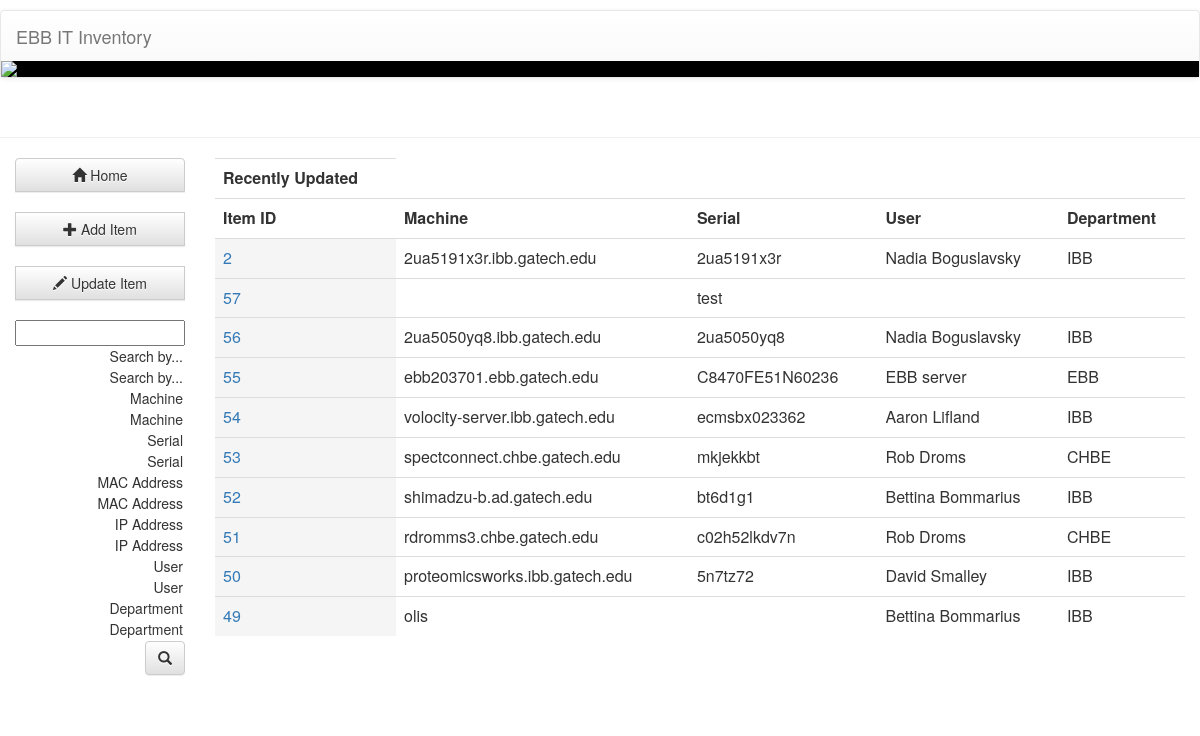
Before: /itInventory/ with the older database file.
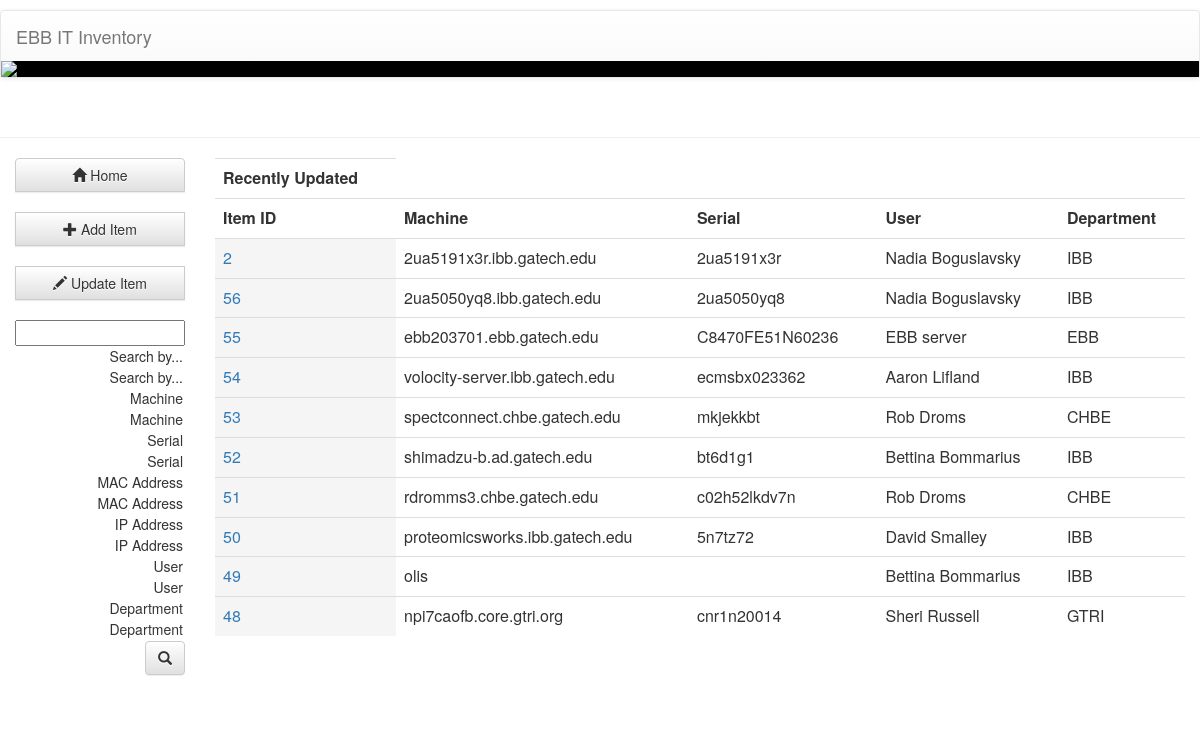
After: the same page with the newer database file.
### itInventory/models.py (models this page shows, shortened)
class inventory(models.Model):
    machine = models.CharField(max_length=100, default="Not Specified")
    room = models.CharField(max_length=100, default="Not Specified")
    mac = models.CharField(max_length=100, default="Not Specified", unique=True)
    ip = models.CharField(max_length=100, default="Not Specified")
    vlan = models.CharField(max_length=100, default="Not Specified")
    manufacturer = models.CharField(max_length=100, default="Not Specified")
    model = models.CharField(max_length=100, default="Not Specified")
    serial = models.CharField(max_length=100, default="Not Specified", unique=True)
    user = models.CharField(max_length=100, default="Not Specified")
    os = models.CharField(max_length=100, default="Not Specified")
    department = models.CharField(max_length=100, default="Not Specified")
    sponsor = models.CharField(max_length=100, default="Not Specified")
    notes = models.CharField(max_length=100, default="Not Specified")
    added = models.DateTimeField(auto_now_add=True)
    updated = models.DateTimeField(auto_now=True)

### itInventory/views.py (the view)
def index(request):
    request.session['view']= False
    request.session['search'] = False
    request.session['choice'] = False
    init_form = searchForm()
    c = {
        'updatelist': inventory.objects.all().order_by('-updated')[:10],
        'form': init_form
    }
    if 'delete' in request.session:
        if request.session['delete']:
            c.update({'delete':True})
            request.session['delete'] = False
    if request.method == 'POST':
        form = searchForm(request.POST)
        if form.is_valid():
            data = urlencode(form.cleaned_data)
            url = '/itInventory/queryInventory/?' + data
            return HttpResponseRedirect(url)
        else:
            form_errors = form.errors
            return render(request, 'itInventory/index.html', {'form': form, 'form_errors': form_errors, 'updatelist': inventory.objects.all().order_by('-updated')[:10]})
    else:
        form=searchForm()
    return render(request, "itInventory/index.html", c)

### itInventory/forms.py
class searchForm(forms.Form):
    CHOICES=[('', 'Search by...'),('Machine','Machine'),('Serial','Serial'), ('MAC Address', 'MAC Address'), ('IP Address','IP Address'), ('User', 'User'), ('Department', 'Department')]
    search = forms.CharField(label='Search', max_length=200, required=True, error_messages={'required': 'Please enter a search term.'})
    choices = forms.ChoiceField(label="Search By", choices=CHOICES, required=True, error_messages={'required': 'Please select an option.'})
    class Meta:
        model = inventory
        widgets = {
            'search': forms.Textarea(attrs={'cols':20})
        }

### itInventory/templates/itInventory/index.html (shortened to what this page needs)
{% load staticfiles %}
<link rel="stylesheet" href="https://maxcdn.bootstrapcdn.com/bootstrap/3.3.6/css/bootstrap.min.css">
<link rel="stylesheet" href="https://maxcdn.bootstrapcdn.com/bootstrap/3.3.6/css/bootstrap-theme.min.css">
<div class="page-header" style="position: relative;">
    <nav class="navbar navbar-default" style="top: -30px; ">
        <div class="container-fluid">
            <div class="navbar-header">
                <a class="navbar-brand" href="/itInventory/">EBB IT Inventory</a>
            </div>
        </div><div class="container-fluid">
        <div class="row" style="background-color: black">
            <img src="http://s32.postimg.org/o736umxqt/banner.jpg" class="img-responsive"  />
        </div>
    </div>
    </nav>
</div><div class="container-fluid">
    <div class="row">
        <div class="col-sm-2">
            <div class="btn-group-vertical btn-block" role="group" aria-label="...">
                <button onclick="location.href='/itInventory/';" type="submit" class="btn btn-default"><i class="glyphicon glyphicon-home"></i> Home</button>
                <br>
                <button onclick="location.href='/itInventory/addItem';" type="submit" class="btn btn-default"><i class="glyphicon glyphicon-plus"></i> Add Item</button>
                <br>
                <button onclick="location.href='/itInventory/searchItem';" type="submit" class="btn btn-default"><i class="glyphicon glyphicon-pencil"></i> Update Item</button>
                <br>
                <form action="/itInventory/"method="post" role="search" style="width: 100%">
                    <div class="dropdown" style="text-align: right">
                        {{ form.search }}
                        {% for field in form.choices %}
                            {{ field.tag }}{{ field }}
                        {% endfor %}
                        <button type="submit" class="btn btn-default glyphicon glyphicon-search" style="align"></button>
                        <div><br></div>
                    </div>
                </form>
            </div>
        </div>
        <div class="col-sm-10 alt-table-responsive">
            <table class="table">
                <th>Recently Updated</th>
                <tr>
                    <td><strong>Item ID</strong></td>
                    <td><strong>Machine</strong></td>
                    <td><strong>Serial</strong></td>
                    <td><strong>User</strong></td>
                    <td><strong>Department</strong></td>
                </tr>
                {% for item in updatelist %}
                    <tr>
                        <td class="active"><a href="/itInventory/itemDetail/{{ item.id }}">{{ item.id }}</a></td>
                        <td>{{ item.machine }}</td>
                        <td>{{ item.serial }}</td>
                        <td>{{ item.user }}</td>
                        <td>{{ item.department }}</td>
                    </tr>
                {% endfor %}
            </table>
        </div>
    </div>
</div>

Changed rows visible on the page:
removed inventory: id "57", serial "test"
now on this page (row unchanged): inventory: id "48", machine "npi7caofb.core.gtri.org", serial "cnr1n20014", user "Sheri Russell", department "GTRI"
